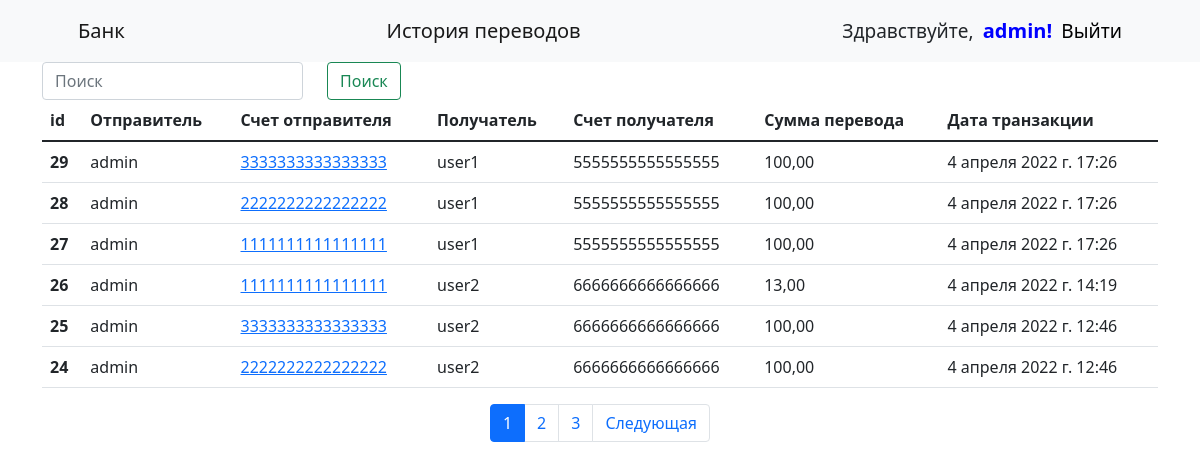
Page /history/ (signed in) on the committed database.
### test_task/models.py (models this page shows)
class TranslationHistory(models.Model):
    user = models.ForeignKey(User, on_delete=models.CASCADE, blank=True)
    score_sender = models.ForeignKey(Score, on_delete=models.CASCADE)
    score_recipient = models.ForeignKey(Score, on_delete=models.CASCADE, related_name='set_recipient')
    amount = models.DecimalField('Сумма', max_digits=6, decimal_places=2)
    created_at = models.DateTimeField('Время транзакции', auto_now_add=True)
    class Meta:
        verbose_name = "История перевода"
        verbose_name_plural = "История переводов"

class Score(models.Model):
    account_number = models.CharField('Номер счета', max_length=16)
    balance = models.DecimalField('Баланс', max_digits=6, decimal_places=2)
    user = models.ForeignKey(User, on_delete=models.CASCADE)
    class Meta:
        verbose_name = "Счет"
        verbose_name_plural = "Счета"
    def __str__(self):
        return str(self.account_number)

### test_task/views.py (the view)
# urls.py: path('history/', views.history, name='history'),
def history(request):
    q = request.GET.get('q', '')
    print('00000000000000', q)
    if q:
        history_filter = request.user.translationhistory_set.filter(
            Q(score_sender__account_number__icontains=q) |              #  сделать тернарным выражение
            Q(amount=q)).order_by('-id')
    else:
        history_filter = request.user.translationhistory_set.all().order_by('-id')
    paginator = Paginator(history_filter, 6)
    page_number = request.GET.get('page', 1)
    page_obj = paginator.get_page(page_number)
    from urllib.parse import urlencode
    params = {'q': q}
    q = urlencode(params)
    print(q)
    data = {
        'page_obj': page_obj,
        'q': q
    }
    return render(request, 'test_task/history.html', data)

### test_task/templates/test_task/history.html (shortened to what this page needs)
{% extends 'test_task/home.html' %}
{% block content %}
    <div class="container">
        <form action="{% url 'history' %}" method="get">
            <div class="row">
                <div class="col-3">
                    <input class="form-control mr-sm-2" type="search" placeholder="Поиск" aria-label="Search" name="q">
                </div>
                <div class="col">
                    <button class="btn btn-outline-success my-2 my-sm-0 btn-block" type="submit">Поиск</button>
                </div>
            </div>
        <table class="table">
            <thead>
            <tr>
                <th scope="col">id</th>
                <th scope="col">Отправитель</th>
                <th scope="col">Счет отправителя</th>
                <th scope="col">Получатель</th>
                <th scope="col">Счет получателя</th>
                <th scope="col">Сумма перевода</th>
                <th scope="col">Дата транзакции</th>
            </tr>
            </thead>
            <tbody>
            {% for history in page_obj.object_list %}
                <tr>
                    <th scope="row">{{ history.id }}</th>
                    <td>{{ history.user }}</td>
                        <td>
                            <a href="{% url 'details' history.score_sender %}">
                                {{ history.score_sender.account_number }}
                            </a>
                        </td>
                    <td>{{ history.score_recipient.user }}</td>
                    <td>{{ history.score_recipient.account_number }}</td>
                    <td>{{ history.amount }}</td>
                    <td>{{ history.created_at }}</td>
                </tr>
            {% endfor %}
            </tbody>
        </table>
        {% if page_obj.has_other_pages %}
            <nav aria-label="Page navigation example">
                <ul class="pagination justify-content-center">
                    {% for p in page_obj.paginator.page_range %}
                        {% if page_obj.number == p %}
                            <li class="page-item active" aria-current="page">
                                <a class="page-link" href="?page={{ p }}">{{ p }}
                                     </a>
                            </li>
                        {% elif p > page_obj.number|add:-3 and p < page_obj.number|add:3 %}
                            <li class="page-item">
                                <a class="page-link" href="?page={{ p }}{% if q != '' %}&{{q}}{% endif %}">{{ p }}</a>
                            </li>
                        {% endif %}
                    {% endfor %}
                    {% if page_obj.has_next %}
                        <li class="page-item">
                            <a class="page-link" href="?page={{ page_obj.next_page_number }}{% if q != '' %}&{{q}}{% endif %}">Следующая</a>
                        </li>
                    {% endif %}
                </ul>
            </nav>
        {% endif %}
        </form>
    </div>
{% endblock %}

### test_task/templates/test_task/home.html (shortened to what this page needs)
<!DOCTYPE html>
<html lang="en">
<head>
    <link href="https://cdn.jsdelivr.net/npm/bootstrap@5.1.3/dist/css/bootstrap.min.css" rel="stylesheet"
>
</head>
<body>
{% include 'test_task/navbar.html' %}
{% block content %}{% endblock %}
</body>
</html>

### test_task/templates/test_task/navbar.html (shortened to what this page needs)
<nav class="navbar navbar-expand-lg navbar-light bg-light">
    <div class="container px-4 px-lg-5">
        <a class="navbar-brand" href="/">Банк</a>
        {% if request.user.is_authenticated %}
            <a class="navbar-brand" href="{% url 'history' %}">История переводов</a>
        {% endif %}
        <li class="nav">
            {% if request.user.is_authenticated %}
                <span class="navbar text black" style="font-size:19px">Здравствуйте, <span class="badge badge-danger">
                    <a style="text-decoration: none; font-size:20px; color:blue" href="#">{{ request.user.username }}!</a>
                </span><a href="{% url 'logout' %}" style="color:black; text-decoration: none; font-size:19px">Выйти</a></span>
         </li>
            {% endif %}
    </div>
</nav>

### rows in the picture
TranslationHistory: id "29", user "admin", score_sender.account_number "3333333333333333", score_recipient.user "user1", score_recipient.account_number "5555555555555555", amount "100,00", created_at "4 апреля 2022 г. 17:26"
TranslationHistory: id "28", user "admin", score_sender.account_number "2222222222222222", score_recipient.user "user1", score_recipient.account_number "5555555555555555", amount "100,00", created_at "4 апреля 2022 г. 17:26"
TranslationHistory: id "27", user "admin", score_sender.account_number "1111111111111111", score_recipient.user "user1", score_recipient.account_number "5555555555555555", amount "100,00", created_at "4 апреля 2022 г. 17:26"
TranslationHistory: id "26", user "admin", score_sender.account_number "1111111111111111", score_recipient.user "user2", score_recipient.account_number "6666666666666666", amount "13,00", created_at "4 апреля 2022 г. 14:19"
TranslationHistory: id "25", user "admin", score_sender.account_number "3333333333333333", score_recipient.user "user2", score_recipient.account_number "6666666666666666", amount "100,00", created_at "4 апреля 2022 г. 12:46"
TranslationHistory: id "24", user "admin", score_sender.account_number "2222222222222222", score_recipient.user "user2", score_recipient.account_number "6666666666666666", amount "100,00", created_at "4 апреля 2022 г. 12:46"

### other values in the picture
{{ request.user.username }} "admin"
{{ p }} "1"
{{ p }} "2" "3"
